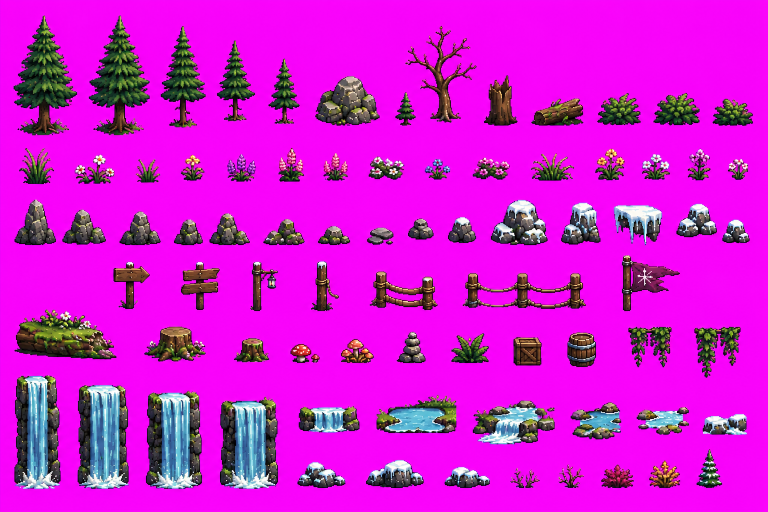
#> input picture tiles_done/biome_alpine_forest/decorations.png, 1536 x 1024 px (shown at 1/2 size)
$ python pixelate.py tiles_done/biome_alpine_forest/decorations.png
#> lines starting #> are read from the running program, lines starting #| are printed output that depends on the picture; after the words box and inside, x2 and y2 are one past the last pixel; in counts of white or black regions, pixels touching at a corner belong together
#!/usr/bin/env python3
"""
Pixel-art downscaling with NO background bleed and NO dithering.

The naive approaches both fail on a flat-chroma-background source:
  - NEAREST downscale: point-samples one source pixel per block -> picks up
    stray anti-aliasing noise from the source at random.
  - Plain BOX (area-average) downscale: averages ALL pixels in a block
    including background ones, so any block straddling the character's edge
    blends in green -> halo/fringe pixels that are neither a real character
    color nor the background color.

Correct method (coverage-aware foreground reduction):
  For each output pixel, look at its source block. Classify each source
  pixel in that block as foreground or background using the flat-color
  background test. If the foreground pixel *count* clears a coverage
  threshold, the output pixel is reduced from ONLY the foreground pixels
  in that block (background samples excluded entirely -- no blending),
  otherwise it is the exact background color -- a crisp, binary-clean
  silhouette boundary with zero contaminated colors.

  How those foreground pixels reduce to one color is `method` (see
  _block_color): the default `median` rejects the minority side of an
  interior edge so outlines/creases stay sharp; `mean` (the old default)
  averages them and looks soft; `center` medians only the block's middle.

After downscaling, palette quantization uses dither=NONE (hard nearest-color
snap, no ordered/error-diffusion dithering pattern) so every output pixel is
exactly one of a small, fixed set of flat colors.
"""
import numpy as np
from PIL import Image

BG_EXACT = (0, 255, 0)


# Chroma-key. The source's "green" is rarely a clean (0,255,0): AI renders
# and JPEG leave it anywhere from bright lime to a murky dark green along
# edges, so the key is deliberately wide -- any pixel where green clearly
# leads the other two channels.
def is_background(arr, g_thresh=115, margin=42):
    r, g, b = arr[:, :, 0].astype(int), arr[:, :, 1].astype(int), arr[:, :, 2].astype(int)
    return (g > g_thresh) & (g > r + margin) & (g > b + margin)


def looks_greenish(arr, margin=14, dark_level=48, dark_margin=4):
    """Looser still than is_background, for the CONTAMINATED-COLOR test only
    (never for the silhouette). Two rules:

      * green leads r and b by `margin`, OR
      * the pixel is very dark (all channels < dark_level) and green merely
        leads by `dark_margin` -- a near-black outline pixel that picked up
        a faint green cast from the backdrop, e.g. (8, 17, 4).

    Such pixels are too dark for is_background so they stay in the
    silhouette, but their color must not feed the block average or the
    palette or a green rim / green-tinted dark entry survives (very visible
    once --n-colors is high)."""
    r, g, b = arr[..., 0].astype(int), arr[..., 1].astype(int), arr[..., 2].astype(int)
    lead = (g > r + margin) & (g > b + margin)
    dark = (np.maximum(np.maximum(r, g), b) < dark_level)
    dark_green = dark & (g >= r + dark_margin) & (g >= b + dark_margin) & (g > r) & (g > b)
    return lead | dark_green


def _block_color(block, clean, block_fg_mask, method, sample_frac):
    """Pick one output color for a source block from its foreground pixels.

    method:
      mean    per-channel mean of the clean foreground pixels. Softest --
              a block straddling an outline and skin becomes muddy tan.
      median  per-channel median instead -- rejects the minority side of
              an edge, so outlines stay dark instead of bleeding.
      center  per-channel median over only the central `sample_frac` of
              the block -- the part least likely to straddle an edge.
              Crispest; a small `sample_frac` can add speckle in noisy
              regions (hair), so tune it if so.
    """
    pick = clean if clean.any() else block_fg_mask

    if method == "mean":
        return block[pick].mean(axis=0)

    if method == "center":
        bh, bw = block.shape[:2]
        m = (1.0 - sample_frac) / 2.0
        cy0, cy1 = int(np.floor(bh * m)), int(np.ceil(bh * (1.0 - m)))
        cx0, cx1 = int(np.floor(bw * m)), int(np.ceil(bw * (1.0 - m)))
        csel = np.zeros_like(pick)
        csel[max(cy0, 0):max(cy1, cy0 + 1), max(cx0, 0):max(cx1, cx0 + 1)] = True
        csel &= pick
        pool = block[csel] if csel.any() else block[pick]
        return np.median(pool, axis=0)

    # median
    return np.median(block[pick], axis=0)


def coverage_aware_downscale(img_rgb, target_size, coverage_thresh=0.35,
                             method="median", sample_frac=0.6):
    """Downscale to (target_size, target_size) [or (tw, th) tuple] without
    letting background bleed into edge pixels. `method` / `sample_frac`
    control how each block's color is chosen -- see _block_color."""
    if isinstance(target_size, int):
        tw = th = target_size
    else:
        tw, th = target_size

    arr = np.array(img_rgb.convert("RGB"))
    sh, sw, _ = arr.shape
    fg_mask = ~is_background(arr)
    # pixels that shape the silhouette but whose color is green-contaminated
    color_mask = fg_mask & ~looks_greenish(arr)

    # block boundaries via linspace so source dims that don't divide evenly
    # (e.g. 910 / 64) still tile the full image with no gaps/overlaps
    x_bounds = np.linspace(0, sw, tw + 1).astype(int)
    y_bounds = np.linspace(0, sh, th + 1).astype(int)

    out = np.full((th, tw, 3), BG_EXACT, dtype=np.uint8)

    for oy in range(th):
        y0, y1 = y_bounds[oy], y_bounds[oy + 1]
        if y1 <= y0:
            y1 = y0 + 1
        for ox in range(tw):
            x0, x1 = x_bounds[ox], x_bounds[ox + 1]
            if x1 <= x0:
                x1 = x0 + 1

            block_fg_mask = fg_mask[y0:y1, x0:x1]
            coverage = block_fg_mask.mean()

            if coverage >= coverage_thresh:
                block = arr[y0:y1, x0:x1]
                clean = color_mask[y0:y1, x0:x1]
                out[oy, ox] = _block_color(block, clean, block_fg_mask,
                                           method, sample_frac).astype(np.uint8)
            # else: leave as BG_EXACT (already set)

    return Image.fromarray(out, "RGB")


def quantize_locked(img_rgb, n_colors=12, fixed_palette_rgb=None):
    """Snap the image to a small flat palette with zero dithering.

    If fixed_palette_rgb is given (list of (r,g,b) tuples), pixels are
    hard-assigned to the nearest color in that fixed set (used to keep an
    animation's frames color-consistent). Otherwise a new palette of
    n_colors is derived from this image's own foreground pixels.
    """
    arr = np.array(img_rgb.convert("RGB"))
    mask_bg = np.all(arr == BG_EXACT, axis=-1)
    fg = arr[~mask_bg]

    if fixed_palette_rgb is None:
        fg_img = Image.fromarray(fg.reshape(1, -1, 3).astype("uint8"))
        quant = fg_img.quantize(colors=n_colors, method=Image.MEDIANCUT,
                                 dither=Image.Dither.NONE)
        palette = np.array(quant.getpalette()[:n_colors * 3]).reshape(-1, 3)
        idx = np.array(quant).flatten()
        fg_mapped = palette[idx]
    else:
        palette = np.array(fixed_palette_rgb)
        # hard nearest-color assignment, no dithering
        dists = ((fg[:, None, :].astype(int) - palette[None, :, :].astype(int)) ** 2).sum(axis=2)
        idx = dists.argmin(axis=1)
        fg_mapped = palette[idx]

    result = arr.copy()
    result[~mask_bg] = fg_mapped.astype(np.uint8)
    result[mask_bg] = BG_EXACT
    return Image.fromarray(result.astype("uint8"), "RGB"), palette


# [13 lines left out: function extract_palette, not called in this run]


def pixelate(img_rgb, target_size=64, n_colors=12, fixed_palette_rgb=None,
             coverage_thresh=0.35, method="median", sample_frac=0.6):
    """Full pipeline: coverage-aware downscale -> dither-free quantize."""
    down = coverage_aware_downscale(img_rgb, target_size, coverage_thresh,
                                    method, sample_frac)
    out, palette = quantize_locked(down, n_colors, fixed_palette_rgb)
    return out, palette


# [54 lines left out: functions _consolidate_palette, build_shared_palette, foreground_pixels_of_downscaled, not called in this run]


def verify_clean(img_rgb):
    """Run integrity checks. Returns dict of results."""
    arr = np.array(img_rgb.convert("RGB"))
    colors = np.unique(arr.reshape(-1, 3), axis=0)

    # any color that's "greenish but not exact BG" indicates leftover bleed
    r, g, b = colors[:, 0].astype(int), colors[:, 1].astype(int), colors[:, 2].astype(int)
    greenish_not_exact = ((g > r + 30) & (g > b + 30) &
                           ~((r == 0) & (g == 255) & (b == 0)))
    n_bleed = greenish_not_exact.sum()

    return {
        "total_colors": len(colors),
        "suspected_bleed_colors": int(n_bleed),
        "bleed_examples": [tuple(int(v) for v in c) for c in colors[greenish_not_exact][:5]],
    }


if __name__ == "__main__":
    import sys
    src = Image.open(sys.argv[1] if len(sys.argv) > 1 else "01_cropped.png")
#> src is the input picture: PIL image 1536x1024 RGB; mean R, G, B 211, 23, 212.1
    out, palette = pixelate(src, target_size=64, n_colors=12)
#> in is_background, `r, g, b = arr[:, :, 0].astype(int), arr[:, :, 1].astype(int), arr[:, :..`:
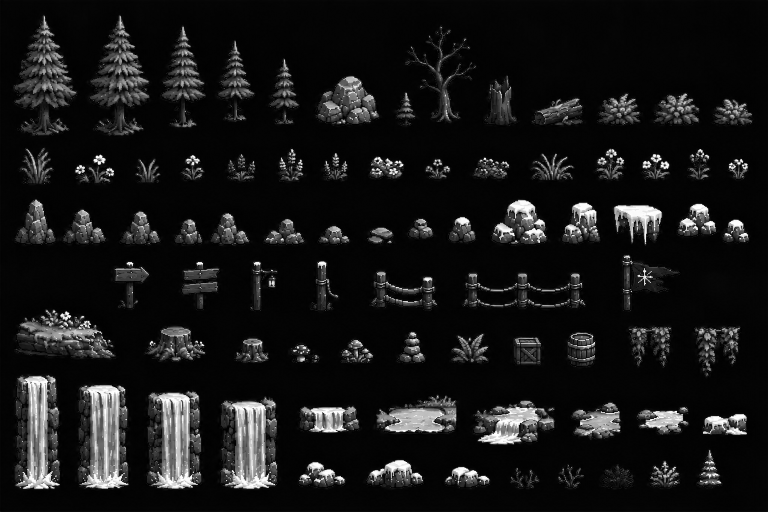
#> g: shape (1024, 1536) int64 (shown at 1/2 size); min 0, max 255, mean 23
#> in is_background, `r, g, b = arr[:, :, 0].astype(int), arr[:, :, 1].astype(int), arr[:, :..`:
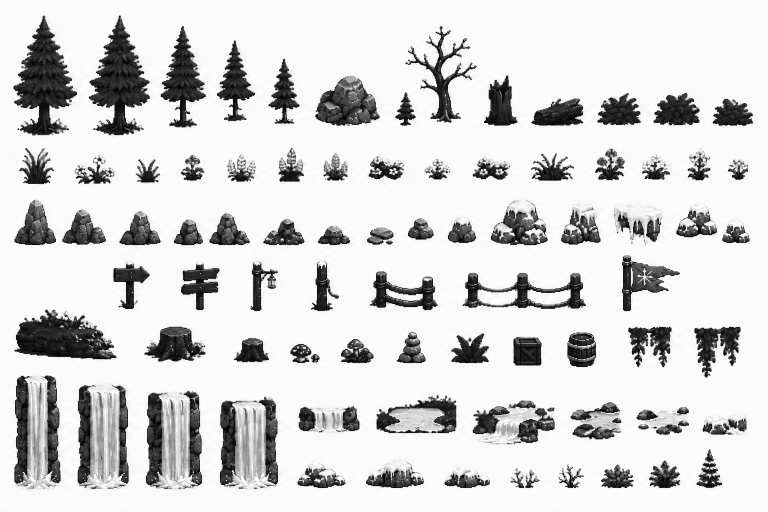
#> b: shape (1024, 1536) int64 (shown at 1/2 size); min 0, max 255, mean 212.1
#> in is_background, `return (g > g_thresh) & (g > r + margin) & (g > b + margin)`:
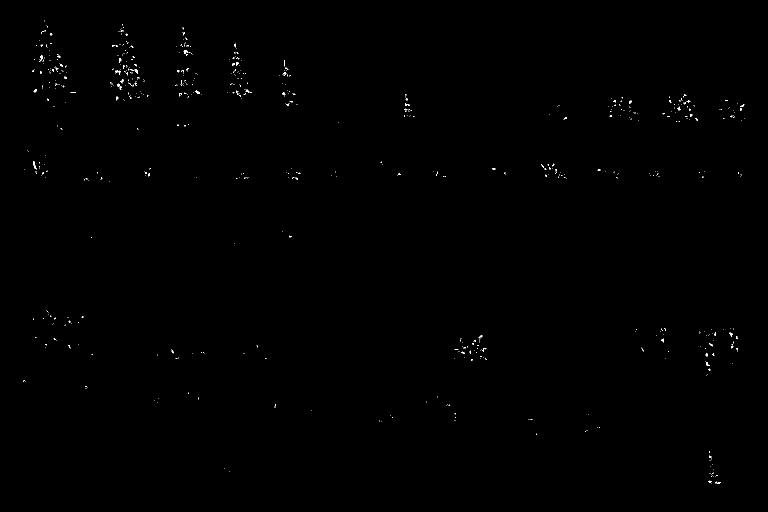
#> returned value: shape (1024, 1536) bool (shown at 1/2 size); 0.19% white in thin lines or dots, all inside (x1, y1, x2, y2) = (46, 41, 1489, 968)
#> in coverage_aware_downscale, `color_mask = fg_mask & ~looks_greenish(arr)`:
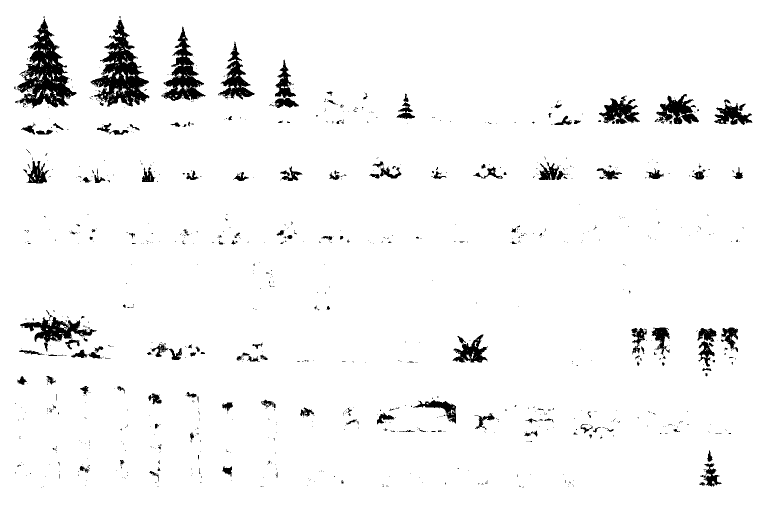
#> color_mask: shape (1024, 1536) bool (shown at 1/2 size); 95.9% white; 1034 black regions (876 under 20 px), largest, box (x1, y1, x2, y2) and area: (30, 38, 153, 217) 9036, (181, 39, 299, 214) 8557, (323, 53, 411, 202) 4809
#> after the loop in coverage_aware_downscale, `for oy in range(th):`:
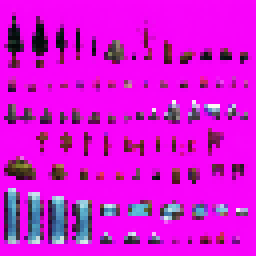
#> out: shape (64, 64, 3) (shown 4 times larger); mean R, G, B 216.6, 16.9, 218.6
#> in quantize_locked, `palette = np.array(quant.getpalette()[:n_colors * 3]).reshape(-1, 3)`: palette = [[109, 115, 135], [104, 25, 86], [249, 4, 250], [204, 6, 201], [250, 3, 251], [249, 3, 251], [249, 3, 250], [248, 3, 251], [248, 3, 250], [248, 3, 249], [245, 3, 247], [247, 2, 249]]
#> in quantize_locked, `idx = np.array(quant).flatten()`: idx = 4096 values, max 11 at index 132, min 0 at index 668, mean 5.32
#> in quantize_locked, `result[~mask_bg] = fg_mapped.astype(np.uint8)`:
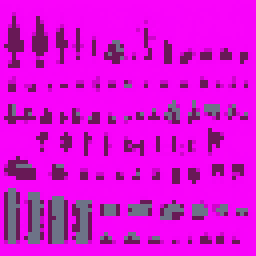
#> result: shape (64, 64, 3) (shown 4 times larger); mean R, G, B 219.7, 12.8, 220.2
    out.save("06_pixelated_clean.png")
    out.resize((512, 512), Image.NEAREST).save("07_preview_clean_512.png")
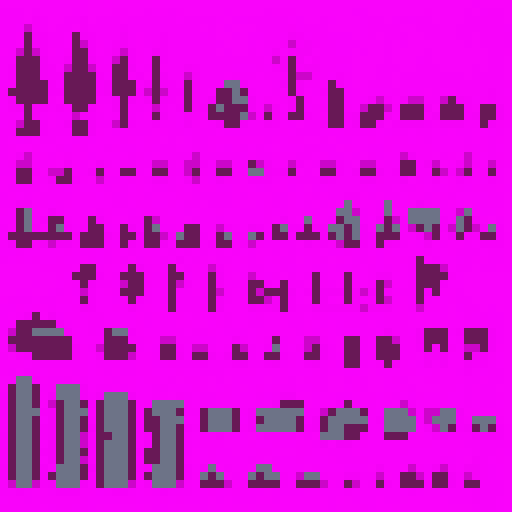
#> saved as 07_preview_clean_512.png: PIL image 512x512 RGB; mean R, G, B 219.7, 12.8, 220.2
    report = verify_clean(out)
#> in verify_clean, `colors = np.unique(arr.reshape(-1, 3), axis=0)`: colors = [[104, 25, 86], [109, 115, 135], [204, 6, 201], [245, 3, 247], [247, 2, 249], [248, 3, 249], [248, 3, 250], [248, 3, 251], [249, 3, 250], [249, 3, 251], [249, 4, 250], [250, 3, 251]]
#> in verify_clean, `r, g, b = colors[:, 0].astype(int), colors[:, 1].astype(int), colors[:..`: r = [104, 109, 204, 245, 247, 248, 248, 248, 249, 249, 249, 250]; g = [25, 115, 6, 3, 2, 3, 3, 3, 3, 3, 4, 3]; b = [86, 135, 201, 247, 249, 249, 250, 251, 250, 251, 250, 251]
#> in verify_clean, `greenish_not_exact = ((g > r + 30) & (g > b + 30) & ~((r == 0) & (g ==..`: greenish_not_exact = [False, False, False, False, False, False, False, False, False, False, False, False]
#> in verify_clean, `n_bleed = greenish_not_exact.sum()`: n_bleed = 0
#> report = {'total_colors': 12, 'suspected_bleed_colors': 0, 'bleed_examples': []}
    print("Verification:", report)
#| Verification: {'total_colors': 12, 'suspected_bleed_colors': 0, 'bleed_examples': []}

$ run again, on tiles_done/biome_alpine_forest/rock_eng_decor.png
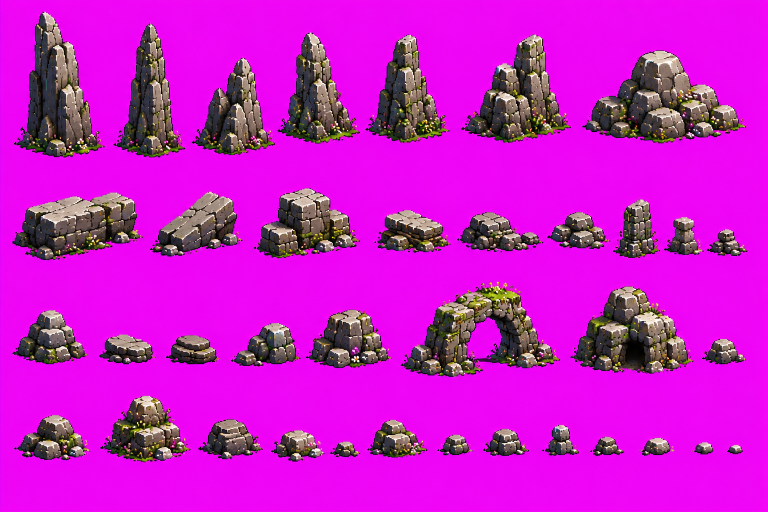
#> input picture tiles_done/biome_alpine_forest/rock_eng_decor.png, 1536 x 1024 px (shown at 1/2 size)
#> src is the input picture: PIL image 1536x1024 RGB; mean R, G, B 202.5, 25.1, 201.8
#> in is_background, `return (g > g_thresh) & (g > r + margin) & (g > b + margin)`:
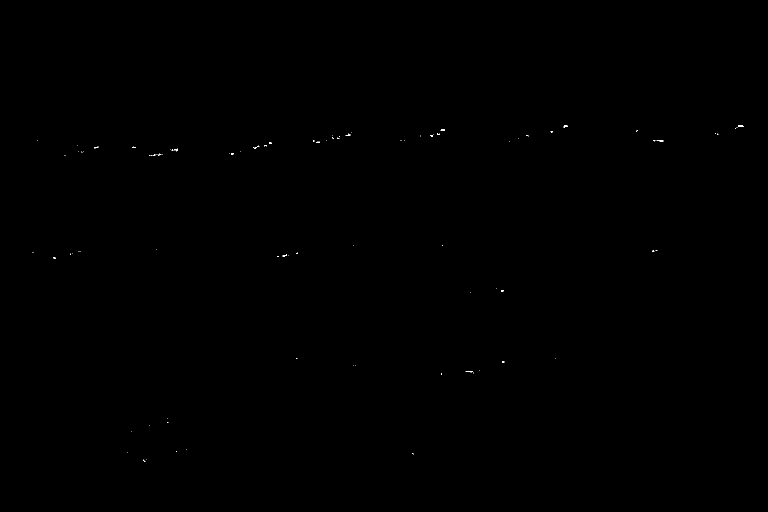
#> returned value: shape (1024, 1536) bool (shown at 1/2 size); 0.04% white in thin lines or dots, all inside (x1, y1, x2, y2) = (65, 250, 1487, 923)
#> lead: shape (1024, 1536) bool; 0.74% white; 645 white regions (531 under 20 px), largest, box (x1, y1, x2, y2) and area: (963, 574, 1034, 602) 677, (660, 259, 713, 279) 442, (242, 291, 327, 314) 417
#> dark: shape (1024, 1536) bool; 5.8% white; 2926 white regions (2563 under 20 px), largest, box (x1, y1, x2, y2) and area: (1161, 592, 1307, 747) 5553, (1184, 139, 1325, 280) 2914, (737, 116, 818, 282) 2602
#> dark_green: shape (1024, 1536) bool; 0.47% white in thin lines or dots, all inside (x1, y1, x2, y2) = (28, 54, 1479, 920)
#> color_mask: shape (1024, 1536) bool; 98.9% white; 1121 black regions (982 under 20 px), largest, box (x1, y1, x2, y2) and area: (958, 574, 1034, 603) 778, (562, 251, 659, 286) 762, (738, 254, 833, 284) 635
#> mask_bg: shape (64, 64) bool; every value is 0
#> in quantize_locked, `palette = np.array(quant.getpalette()[:n_colors * 3]).reshape(-1, 3)`: palette = [[133, 105, 97], [73, 40, 67], [239, 7, 245], [239, 6, 245], [235, 6, 240], [240, 5, 246], [239, 5, 246], [236, 5, 243], [239, 4, 246], [238, 4, 245], [239, 3, 245], [233, 4, 240]]
#> idx = 4096 values, max 11 at index 333, min 0 at index 132, mean 4.91
#> `out.resize((512, 512), Image.NEAREST).save("07_preview_clean_512.png")`:
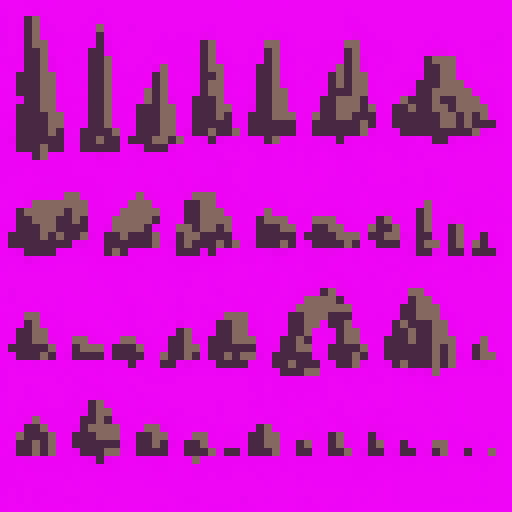
#> saved as 07_preview_clean_512.png: PIL image 512x512 RGB; mean R, G, B 205, 19.5, 205.7
#> colors = [[73, 40, 67], [133, 105, 97], [233, 4, 240], [235, 6, 240], [236, 5, 243], [238, 4, 245], [239, 3, 245], [239, 4, 246], [239, 5, 246], [239, 6, 245], [239, 7, 245], [240, 5, 246]]
#> in verify_clean, `r, g, b = colors[:, 0].astype(int), colors[:, 1].astype(int), colors[:..`: r = [73, 133, 233, 235, 236, 238, 239, 239, 239, 239, 239, 240]; g = [40, 105, 4, 6, 5, 4, 3, 4, 5, 6, 7, 5]; b = [67, 97, 240, 240, 243, 245, 245, 246, 246, 245, 245, 246]
#> greenish_not_exact = [False, False, False, False, False, False, False, False, False, False, False, False]
#> n_bleed = 0
#> report = {'total_colors': 12, 'suspected_bleed_colors': 0, 'bleed_examples': []}
#| Verification: {'total_colors': 12, 'suspected_bleed_colors': 0, 'bleed_examples': []}
